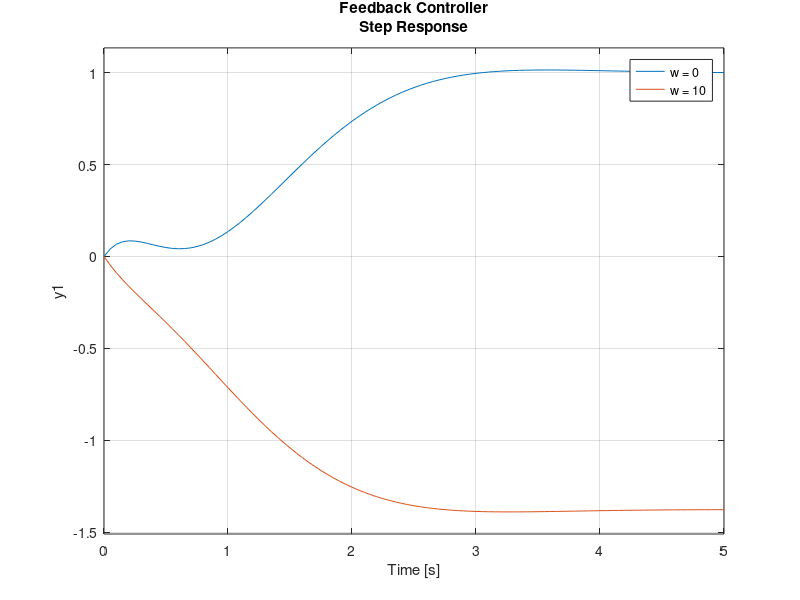
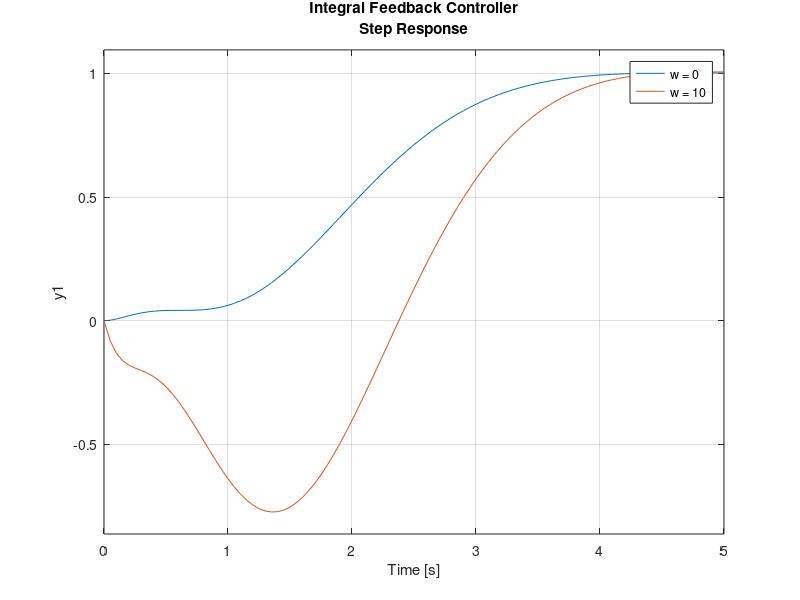

The MATLAB script that drew these images, in order:
%% Linear Control Systems Homework 5
% Problem 2
% Arthor: Xinyi Cai

%% Housekeeping
clc; 
clear all; 

%% Given Values
A = [-0.2 -5 10; -0.1 -1 0; 0 1 0]; 
B = [10 8 0]'; Bw = [-0.2 -0.1 0]';
C = [1 0 0]; 
D = 0; 
w = [0 10]; 
vd = 1; 
%% Part a
[V_mtx, D_mtx] = eig(A);

%% state feedback controller
poles = [-2; sqrt(2)*(-1+j); sqrt(2)*(-1-j)];
K = acker(A, B, poles);
r = -inv(C*inv(A-B*K)*B)*vd; 
sys1 = ss(A-B*K, B*r+Bw*w(1), C, D); 
sys2 = ss(A-B*K, B*r+Bw*w(2), C, D); 
figure; 
step(sys1, sys2)
legend('w = 0', 'w = 10')
title({'Feedback Controller', 'Step Response'})

%% intergral feedback controller
poles = [-2; -2; sqrt(2)*(-1+1j); sqrt(2)*(-1-1j)];
Abar = [A zeros(length(A), 1); C 0]; 
Bbar = [B; 0]; 
Bwbar_1 = [Bw*w(1); -vd];
Bwbar_2 = [Bw*w(2); -vd]; 
K = acker(Abar, Bbar, poles); 
sys1 = ss(Abar-Bbar*K, Bwbar_1, [C 0], D); 
sys2 = ss(Abar-Bbar*K, Bwbar_2, [C 0], D); 
figure;
step(sys1, sys2)
legend('w = 0', 'w = 10')
title({'Integral Feedback Controller', 'Step Response'})